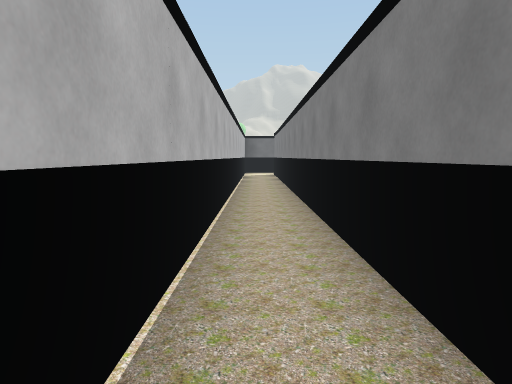
view 1 (above)

15 first-person views from a walk through a Unity game level. The camera is 1.3 m above the floor, tilts 6° down and sees 75° across. The floor is counted in squares, 2 m on a side. Each view is taken from the middle of a square. On the plan, view 1 faces up. The plan holds only what a view shows up to about 10 squares ahead; the rest is blank. The place goes on beyond the plan. Some trees and plants on the terrain are drawn as simple stand-ins. The player character is not drawn.

view 2
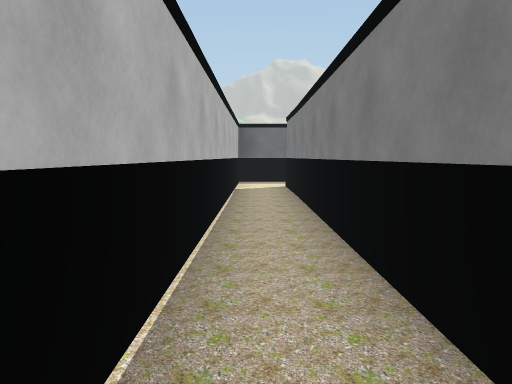

view 3
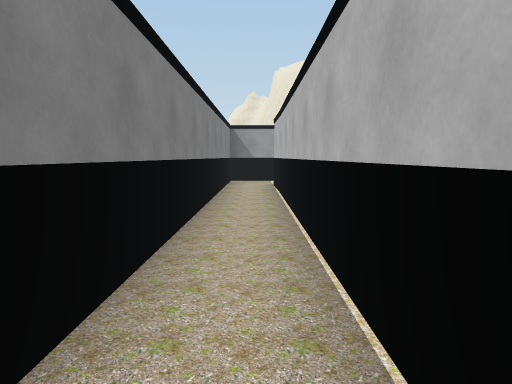

view 4
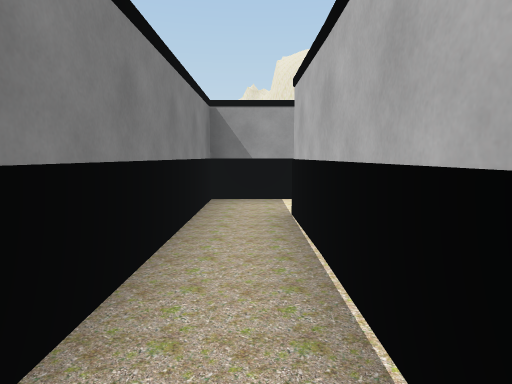

view 5
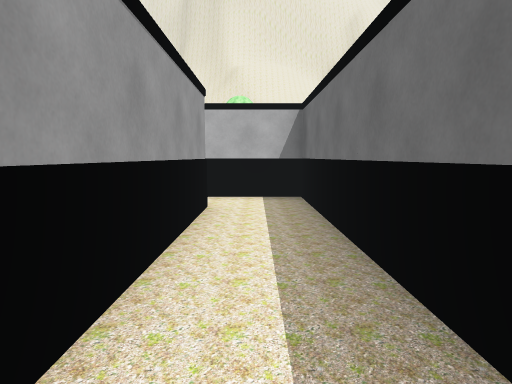

view 6
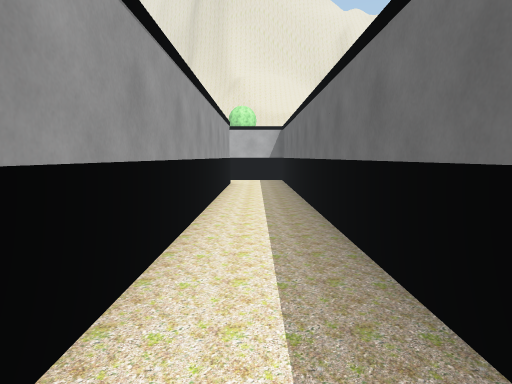

view 7
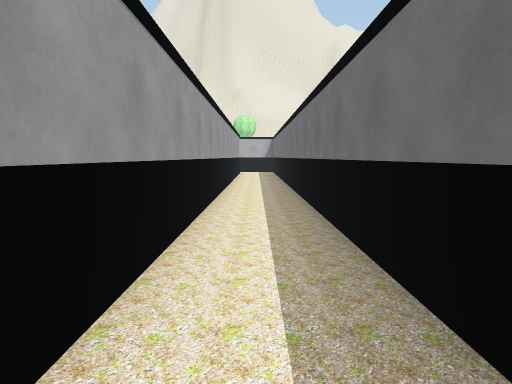

view 8
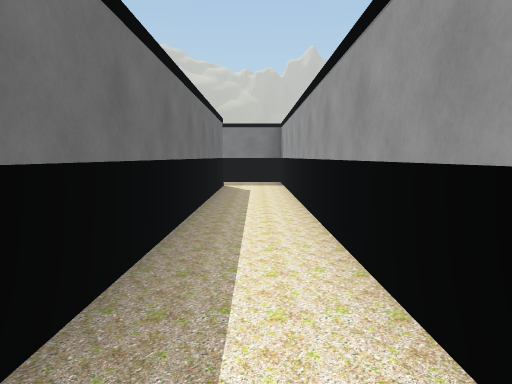

view 9
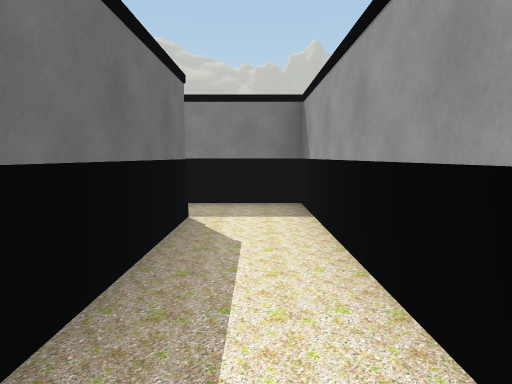

view 10
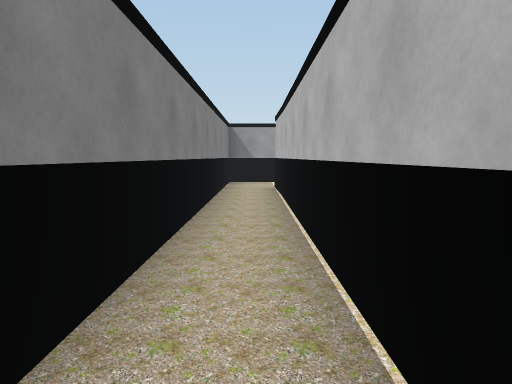

view 11
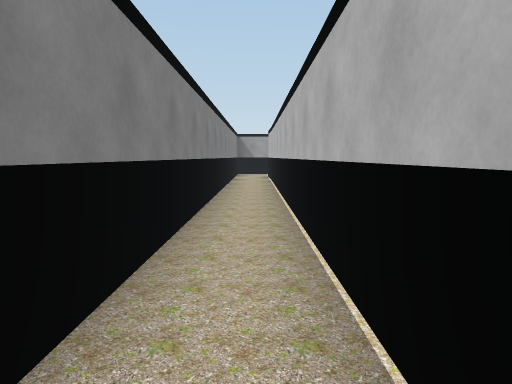

view 12
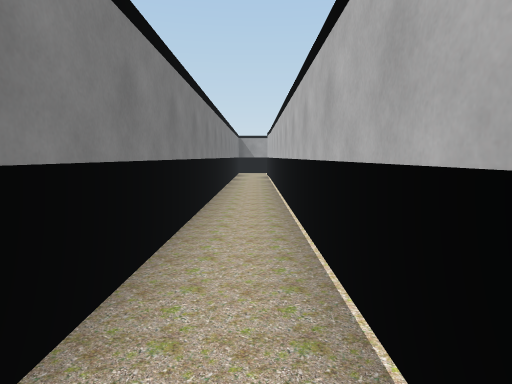

view 13
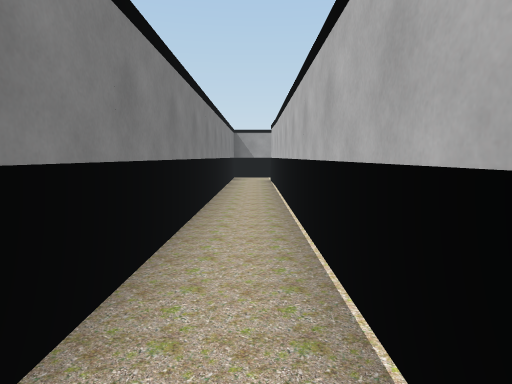

view 14
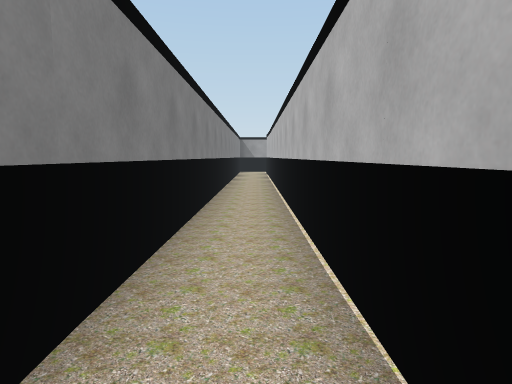

view 15
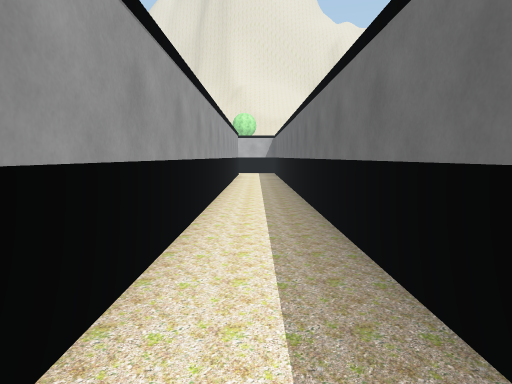

### Floor plan
Ten units are one square. View 1 is at (0, 0); x grows to the right and y downward. Boxes are objects, and circles mark ways between rooms. Rooms are numbered by the first view taken in them; rooms with no view inside come last. Other rooms are left out.
<svg viewBox="-11 -275 203 321">
<path fill="none" stroke="#000" d="M175 -138 -5 -138 -5 29M-6 41 7 41 7 -124 174 -124M175 -265 175 -138M174 -124 187 -124 187 -261"/>
<circle cx="170" cy="-130" r="3" fill="#2a7"/>
<text x="40" y="-130">1</text>
<text x="180" y="-200">2</text>
</svg>
Room 1 opens to room 2.

Where each view was taken, in squares from view 1:
view 1: 0 up, 0 right, facing up
view 2: 5 up, 0 right, facing up
view 3: 5 up, 0 right, facing down
view 4: 1 up, 0 right, facing down
view 5: 13 up, 5 right, facing left
view 6: 13 up, 9 right, facing left
view 7: 13 up, 14 right, facing left
view 8: 13 up, 10 right, facing right
view 9: 13 up, 14 right, facing right
view 10: 21 up, 18 right, facing down
view 11: 25 up, 18 right, facing down
view 12: 26 up, 18 right, facing down
view 13: 23 up, 18 right, facing down
view 14: 27 up, 18 right, facing down
view 15: 13 up, 13 right, facing left
